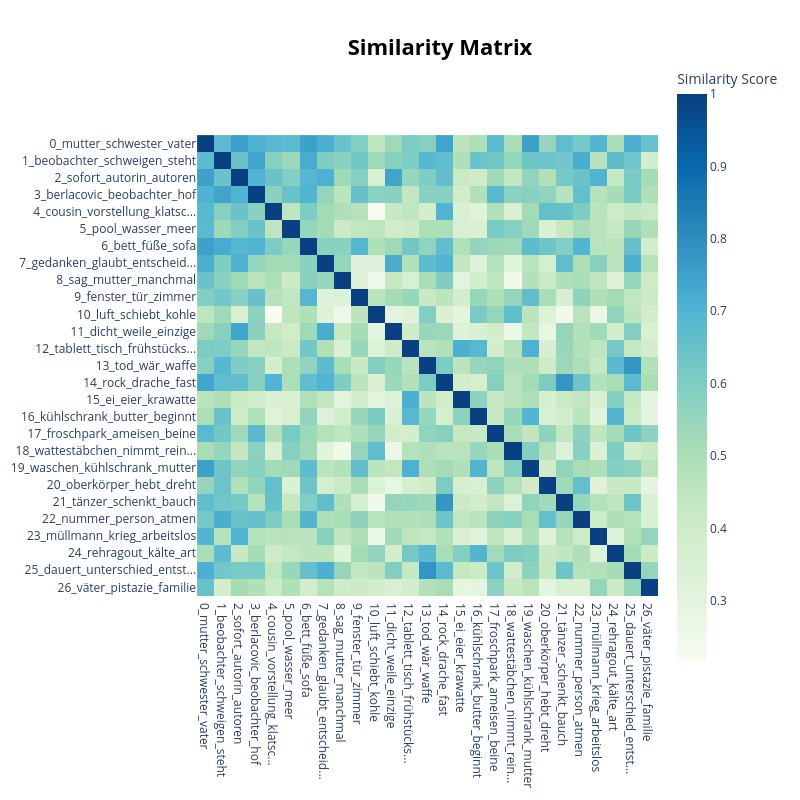

The code cell stored with this chart in its notebook:
### Code cell
# ── Topic similarity heatmap ─────────────────────────────────────────────────
topic_model.visualize_heatmap()

### Figure 1 — Plotly figure (JSON) as saved in the notebook; plotly's stock layout.template omitted (floating-point values rounded to 4 significant figures; data arrays with more than 128 entries replaced by an {"elided": "..."} marker saying what was removed)
{"data": [{"coloraxis": "coloraxis", "hovertemplate": "x: %{x}<br>y: %{y}<br>Similarity Score: %{z}<extra></extra>", "name": "0", "type": "heatmap", "x": ["0_mutter_schwester_vater", "1_beobachter_schweigen_steht", "2_sofort_autorin_autoren", "3_berlacovic_beobachter_hof", "4_cousin_vorstellung_klatsc...", "5_pool_wasser_meer", "6_bett_füße_sofa", "7_gedanken_glaubt_entscheid...", "8_sag_mutter_manchmal", "9_fenster_tür_zimmer", "10_luft_schiebt_kohle", "11_dicht_weile_einzige", "12_tablett_tisch_frühstücks...", "13_tod_wär_waffe", "14_rock_drache_fast", "15_ei_eier_krawatte", "16_kühlschrank_butter_beginnt", "17_froschpark_ameisen_beine", "18_wattestäbchen_nimmt_rein...", "19_waschen_kühlschrank_mutter", "20_oberkörper_hebt_dreht", "21_tänzer_schenkt_bauch", "22_nummer_person_atmen", "23_müllmann_krieg_arbeitslos", "24_rehragout_kälte_art", "25_dauert_unterschied_entst...", "26_väter_pistazie_familie"], "xaxis": "x", "y": ["0_mutter_schwester_vater", "1_beobachter_schweigen_steht", "2_sofort_autorin_autoren", "3_berlacovic_beobachter_hof", "4_cousin_vorstellung_klatsc...", "5_pool_wasser_meer", "6_bett_füße_sofa", "7_gedanken_glaubt_entscheid...", "8_sag_mutter_manchmal", "9_fenster_tür_zimmer", "10_luft_schiebt_kohle", "11_dicht_weile_einzige", "12_tablett_tisch_frühstücks...", "13_tod_wär_waffe", "14_rock_drache_fast", "15_ei_eier_krawatte", "16_kühlschrank_butter_beginnt", "17_froschpark_ameisen_beine", "18_wattestäbchen_nimmt_rein...", "19_waschen_kühlschrank_mutter", "20_oberkörper_hebt_dreht", "21_tänzer_schenkt_bauch", "22_nummer_person_atmen", "23_müllmann_krieg_arbeitslos", "24_rehragout_kälte_art", "25_dauert_unterschied_entst...", "26_väter_pistazie_familie"], "yaxis": "y", "z": {"elided": "27x27 float values"}}], "layout": {"coloraxis": {"colorbar": {"title": {"text": "Similarity Score"}}, "colorscale": [[0, "rgb(247,252,240)"], [0.125, "rgb(224,243,219)"], [0.25, "rgb(204,235,197)"], [0.375, "rgb(168,221,181)"], [0.5, "rgb(123,204,196)"], [0.625, "rgb(78,179,211)"], [0.75, "rgb(43,140,190)"], [0.875, "rgb(8,104,172)"], [1, "rgb(8,64,129)"]]}, "height": 800, "hoverlabel": {"bgcolor": "white", "font": {"family": "Rockwell", "size": 16}}, "legend": {"title": {"text": "Trend"}}, "margin": {"t": 60}, "showlegend": true, "title": {"font": {"color": "Black", "size": 22}, "text": "<b>Similarity Matrix</b>", "x": 0.55, "xanchor": "center", "y": 0.95, "yanchor": "top"}, "width": 800, "xaxis": {"anchor": "y", "constrain": "domain", "domain": [0, 1], "scaleanchor": "y"}, "yaxis": {"anchor": "x", "autorange": "reversed", "constrain": "domain", "domain": [0, 1]}}}
